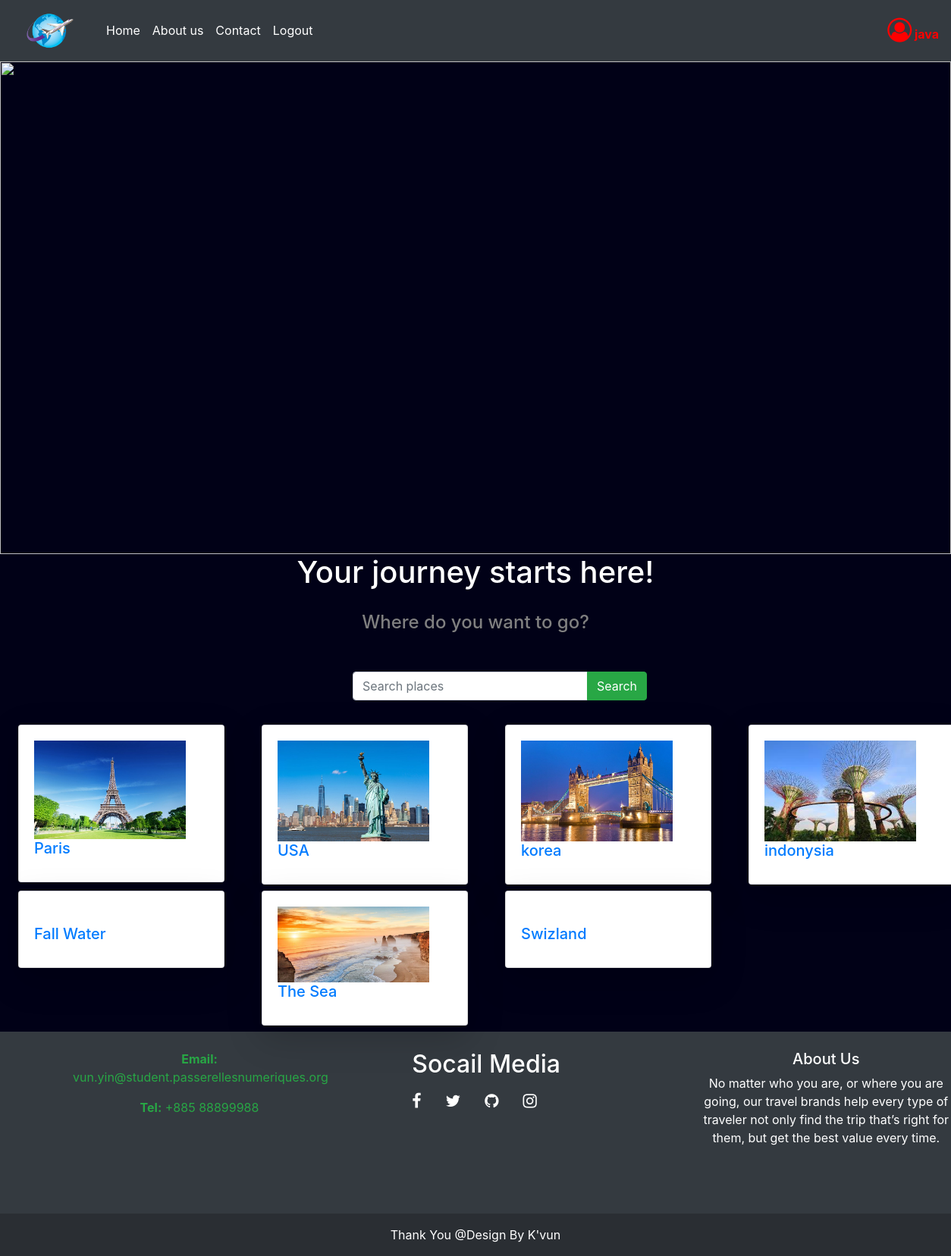
The page /?page=home (signed in) on the database its author committed.
### tables this page shows
CREATE TABLE `travels` (
  `travelID` int(11) NOT NULL,
  `places` varchar(50) NOT NULL,
  `image` varchar(255) NOT NULL,
  `description` varchar(255) NOT NULL,
  `categoryID` int(11) NOT NULL,
  `date` date DEFAULT NULL
);

### database/database.php (called while the page is built, shortened)
<?php
    function db() {
        return new mysqli('localhost','root','','travel_management');
    }
    function getAlldata(){
        return db()->query("SELECT * FROM categories INNER JOIN travels ON categories.categoryID = travels.categoryID");
    }

### pages/home.php (the view, shortened to what this page needs)
<?php require_once('partial/header.php');
require_once('partial/navbar.php'); ?>
    <div class="head">
        <img src="http://experiencingtheglobe.com/wp-content/uploads/Welcome.png" alt="" width="100%" height="650px">
    </div>
    <div class="content">
        <h1>Your journey starts here!</h1>
    </div>
    <h4>Where do you want to go?</h4>
    <form action="" method="post" class="col-lg-4 rounded-lg " style="margin-left:450px; margin-top:50px">
        <div class="input-group mb-3">
            <input type="text" class="form-control" placeholder="Search places" name="search">
                <div class="input-group-append">
                    <button class="btn btn-success" type="submit">Search</button>
                </div>
        </div>
    </form>
    <div class="allcard pt-3 row">
    <?php
        require_once('database/database.php');
        if ($_SERVER['REQUEST_METHOD'] == 'POST') {
            $travels = searchByPlaces($_POST);
        } else {
            $travels = getAlldata();
        }
        foreach ($travels as $data) :
    ?>
        <div class=" col-3">
            <div class="card mb-2 ml-4 shadow-lg  bg-white rounded " style="width: 17rem; ">
                <div class="card-body">
                    <div class="card-image mr-3">
                        <img class="img-fluid" width="200" src="./assets/images/<?=$data['image'] ?>" alt="">
                    </div>
                    <a href="readmore/detail.php?id=<?= $data['travelID'] ?>">
                        <h5 class="card-title"><?= $data['places'] ?></h5>
                    </a>
                </div>
            </div>
        </div>
    <?php endforeach; ?>
    </div>
<?php require_once('partial/footer.php'); ?>

### assets/css/style.css (style rules this page uses)
body { margin: 0; padding: 0; font-family: sans-serif; }
h1 { color: rgb(0, 0, 0); }

### partial/header.php (style rules this page uses)
body { margin: 0; padding: 0; background: #010117; }
.content { display: flex; justify-content: center; text-align: center; }
.content>h1 { color: white; }
h4 { text-align: center; margin-top: 20px; color: gray; }

### rows shown on the page
travels: image (picture), places "Paris"
travels: image (picture), places "USA"
travels: image (picture), places "korea"
travels: image (picture), places "indonysia"
travels: places "Fall Water"
travels: image (picture), places "The Sea"
travels: places "Swizland"

### other values the page prints
$_SESSION['username'] "java"
